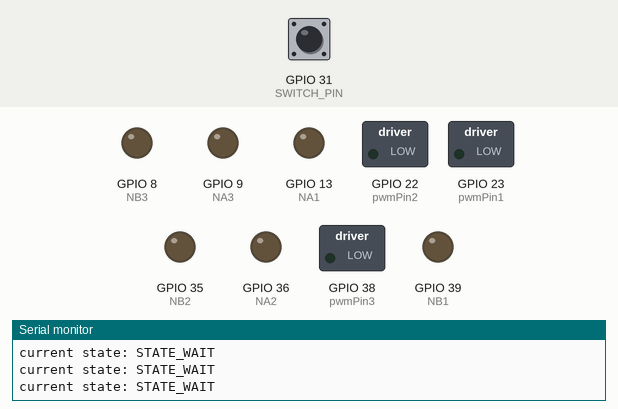
This sketch was run on a simulated ESP32. Parts: switched loads named in the sketch (green lamp = pin HIGH), output pins drawn as LEDs (lit = HIGH), the last lines printed to the serial monitor. Inputs (shaded band) come from the test bench; at power-on: GPIO 31 (SWITCH_PIN) HIGH.

Above: at 1.8 s.
1.9 s: GPIO 31 (SWITCH_PIN) pulled LOW for 0.3 s
At 4.9 s:
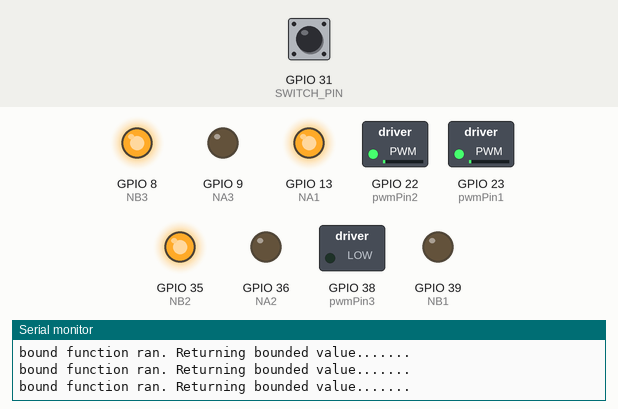
At 7.0 s:
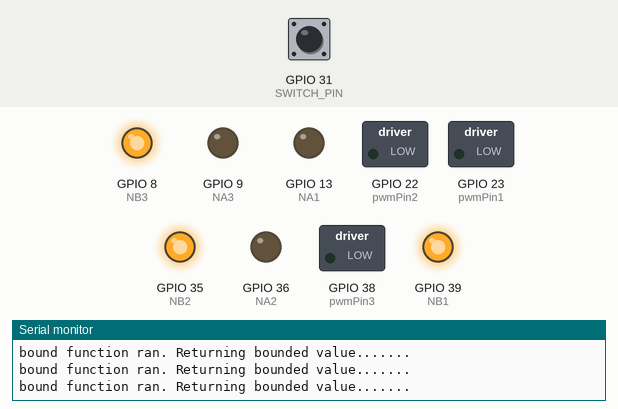
Timing chart, 0 to 8.5 s (numbered marks = the images above; inputs shaded):
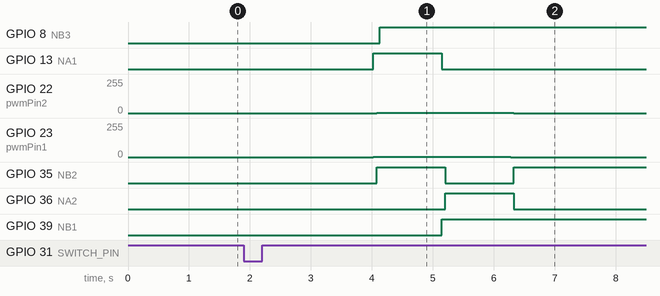

The sketch:

Project_5.2.ino
```cpp
#include <PWMServo.h>

#include <Arduino.h>

PWMServo fan; // create servo object to control the fan

// Motor control pins
const int pwmPin1 = 23; // BLUE motor
const int pwmPin2 = 22; // BLACK motor
const int pwmPin3 = 38; // RED motor
const int pwmPin4 = 37; // CENTRAL motor

const int NA1 = 13; // BLUE motor
const int NB1 = 39; // BLUE motor
const int NA2 = 36; // BLACK motor
const int NB2 = 35; // BLACK motor
const int NA3 = 9;  // RED motor
const int NB3 = 8;  // RED motor

#define SWITCH_PIN 31
int switchState = 0;
const int CENTRAL_duty = 85;

const int fsm_interval = 500; // FSM interval in milliseconds
const int duty = 64; // Duty cycle for motors (0 - 64 corresponds to 25%)

float motors_vals[3] = {0,0,0}; // Declare float to store motor values; set as empty

// Set possible states
enum {STATE_WAIT, STATE_START_LIFT, STATE_POS_TORQUE, STATE_NEG_TORQUE, STATE_STOP_LIFT, STATE_START_FORWARD,
  STATE_LEFT25, STATE_RIGHT25, STATE_REAR25, STATE_ALL25, STATE_LEFT0, STATE_RIGHT0, STATE_REAR0, STATE_START};
unsigned char state = STATE_WAIT; // Initialize state to WAIT
unsigned char nextState = STATE_POS_TORQUE;

// Time tracking
unsigned long last_time = 0;

void setup() {
  Serial.begin(9600); // Initialize serial communication for debugging

  pinMode(pwmPin1, OUTPUT);
  pinMode(NA1, OUTPUT); // Set NA1 as output
  pinMode(NB1, OUTPUT); // Set NB1 as output

  pinMode(pwmPin2, OUTPUT);
  pinMode(NA2, OUTPUT); // Set NA2 as output
  pinMode(NB2, OUTPUT); // Set NB2 as output

  pinMode(pwmPin3, OUTPUT); // Set the third motor pin as output
  pinMode(NA3, OUTPUT); // Set NA2 as output
  pinMode(NB3, OUTPUT); // Set NB2 as output

  pinMode(SWITCH_PIN, INPUT);
}

void loop() {
  // Call the FSM step function at regular intervals
  unsigned long current_time = millis();
  if (current_time - last_time > fsm_interval) {
    fsm_step();
    last_time = current_time;
  }
}

// Function to bound a value within a specified range
float bound(float value, float min_value, float max_value) {
  if (value < min_value) {
    return min_value;
  }
  if (value > max_value) {
    return max_value;
  }
  Serial.printf("bound function ran. Returning bounded value.......\n");
  return value;
}

// Function to set thrust and direction for a single motor
void set_motor(int motor, float val) {
  if (val < -64 || val > 64) {
    Serial.printf("val %f is out of range [-64, 64]. Calling bound.\n", val);
    val = bound(val, -64, 64);
  }

  if (motor == 0) {
    if (val > 0) {
      digitalWrite(NA1, HIGH); // Set direction for one motor forward
      digitalWrite(NB1, LOW);   // Ensure the opposite control is low
      analogWrite(pwmPin1, val); // Set PWM value
    } else {
      digitalWrite(NA1, LOW);   // Set direction for one motor backward
      digitalWrite(NB1, HIGH);  // Ensure the opposite control is high
      analogWrite(pwmPin1, -val); // Set PWM value (use -val as value cannot be negative)
    }
  } else if (motor == 1) {
    if (val > 0) {
      digitalWrite(NA2, HIGH); // Set direction for one motor forward
      digitalWrite(NB2, LOW);   // Ensure the opposite control is low
      analogWrite(pwmPin2, val); // Set PWM value
    } else {
      digitalWrite(NA2, LOW);   // Set direction for one motor backward
      digitalWrite(NB2, HIGH);  // Ensure the opposite control is high
      analogWrite(pwmPin2, -val); // Set PWM value (use -val as value cannot be negative)
    }
  } else if (motor == 2) {
    if (val > 0) {
      digitalWrite(NA3, HIGH); // Set direction for one motor forward
      digitalWrite(NB3, LOW);   // Ensure the opposite control is low
      analogWrite(pwmPin3, val); // Set PWM value
    } else {
      digitalWrite(NA3, LOW);   // Set direction for one motor backward
      digitalWrite(NB3, HIGH);  // Ensure the opposite control is high
      analogWrite(pwmPin3, -val); // Set PWM value (use -val as value cannot be negative)
    }
  }

}

// Function to set thrust and direction for multiple motors
void set_motors(float val[3]) {
  const float negative_gain[3] = {1.0, 1.0, 1.0};

  //Serial.printf("set_motors function called. Setting thrust and diraction for all motors.....\n");
  for (int i = 0; i < 3; ++i) {
    if (val[i] < 0) {
      val[i] *= negative_gain[i];
    }
    val[i] = bound(val[i], -64, 64);    // Should this only be called if out of bounds?
    set_motor(i, val[i]);
  }
}

void fan_setup() {
    fan.attach(pwmPin4); // attaches the fan to specified Arduino pin
    delay(100);
    fan.write(20); // write low throttle
    Serial.printf("CENTRAL fan setup\n");
    delay(3000);
}

// Function to set hovercraft forces
void set_hovercraft_forces(float fx, float fy, float torque) {
    // Translate forces into thrust for motors (you will define your own logic here)
    motors_vals[0] = fy + torque; // Example logic for left motor
    motors_vals[1] = fy - torque; // Example logic for right motor
    motors_vals[2] = -fx;          // Example logic for rear motor
    set_motors(motors_vals); // Apply thrust
}

// FSM logic implementation
void fsm_step() {
  switch (state) {

    // Wait for switch to be pressed
    case STATE_WAIT:
      Serial.printf("current state: STATE_WAIT\n");
      switchState = digitalRead(SWITCH_PIN);
      // If switch is pressed, change state to LEFT25
      if (digitalRead(SWITCH_PIN) == LOW) {
        state = STATE_START_LIFT;
      }
      break;

    case STATE_START_LIFT:
      Serial.printf("current state: STATE_START_LIFT\n");
      fan.write(CENTRAL_duty);
      delay(1500);
      state = nextState;
      break;


    case STATE_POS_TORQUE:
      Serial.printf("current state: STATE_POS_TORQUE\n");
      set_hovercraft_forces(0,0,1.0);
      delay(1000);
      state = STATE_NEG_TORQUE;
      break;

    case STATE_NEG_TORQUE:
      Serial.printf("current state: STATE_NEG_TORQUE\n");
      set_hovercraft_forces(0,0,-1.0);
      delay(1000);
      state = STATE_STOP_LIFT;
      break;

    case STATE_STOP_LIFT:
      Serial.printf("current state: STATE_STOP_LIFT\n");
      set_hovercraft_forces(0,0,0);
      fan.write(0);
      delay(1500);
      nextState = STATE_START_FORWARD;
      state = STATE_START_LIFT;
      break;

    case STATE_START_FORWARD:
      Serial.printf("current state: STATE_START_FORWARD\n");


      // TESTING:
      Serial.printf("Successfully ran all cases in test\n");
      set_hovercraft_forces(0,0,0);
      fan.write(0);
      state = STATE_WAIT;
      break;


    // OLD CODE:
    case STATE_LEFT25:
      Serial.printf("current state: STATE_LEFT25\n");
      set_motor(0, 64); // Ramp left motor to 25%
      Serial.printf(".....set motor 0 (left/BLUE) to 64\n");
      Serial.printf(".....setting state to STATE_RIGHT25\n");
      state = STATE_RIGHT25; // Transition to the next state
      break;

    case STATE_RIGHT25:
      Serial.printf("current state: STATE_RIGHT25\n");
      set_motor(1, 64); // Ramp right motor to 25%
      Serial.printf(".....set motor 1 (right/RED) to 64\n");
      Serial.printf(".....setting state to STATE_REAR25\n");
      state = STATE_REAR25; // Transition to the next state
      break;

    case STATE_REAR25:
      Serial.printf("current state: STATE_REAR25\n");
      set_motor(2, 64); // Ramp rear motor to 25%
      Serial.printf(".....set motor 2 (rear/BLACK) to 64\n");
      Serial.printf(".....setting state to STATE_ALL25\n");
      state = STATE_ALL25; // Transition to the next state
      break;

    case STATE_ALL25:
      for (int i=0; i<3; i++) {
        motors_vals[i] = -64;
      }

      set_motors(motors_vals); // Ramp all motors down
      state = STATE_LEFT0; // Transition to the next state
      break;

    case STATE_LEFT0:
      set_motor(0, 0); // Ramp left motor to 0%
      state = STATE_RIGHT0; // Transition to the next state
      break;

    case STATE_RIGHT0:
      set_motor(1, 0); // Ramp right motor to 0%
      state = STATE_REAR0; // Transition to the next state
      break;

    case STATE_REAR0:
      set_motor(2, 0); // Ramp rear motor to 0%
      state = STATE_START; // Transition to start
      break;

    case STATE_START:
      // After reaching zero, return to WAIT state
      state = STATE_WAIT;
      break;
  }
}
```

Measured:
- after the input at 1.9 s, GPIO 8 (NB3): LOW → HIGH after 2.2 s; GPIO 13 (NA1): LOW → HIGH after 2.1 s, → LOW 1.1 s later; GPIO 22 (pwmPin2): 0/255 → 1/255 after 2.2 s, → 0/255 2.3 s later; GPIO 23 (pwmPin1): 0/255 → 1/255 after 2.1 s, → 0/255 2.3 s later; GPIO 35 (NB2): LOW → HIGH after 2.2 s, → LOW 1.1 s later, → HIGH 1.1 s later
